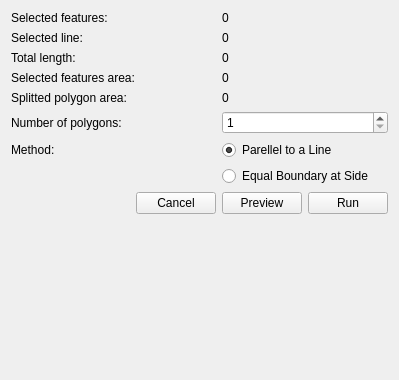
<?xml version="1.0" encoding="UTF-8"?>
<ui version="4.0">
 <class>EqualArea</class>
 <widget class="QWidget" name="EqualArea">
  <property name="geometry">
   <rect>
    <x>0</x>
    <y>0</y>
    <width>399</width>
    <height>380</height>
   </rect>
  </property>
  <property name="windowTitle">
   <string>Form</string>
  </property>
  <layout class="QGridLayout" name="gridLayout">
   <item row="12" column="0" colspan="4">
    <spacer name="verticalSpacer">
     <property name="orientation">
      <enum>Qt::Vertical</enum>
     </property>
     <property name="sizeHint" stdset="0">
      <size>
       <width>20</width>
       <height>40</height>
      </size>
     </property>
    </spacer>
   </item>
   <item row="3" column="0" colspan="2">
    <widget class="QLabel" name="label_4">
     <property name="text">
      <string>Selected features area:</string>
     </property>
    </widget>
   </item>
   <item row="4" column="2" colspan="2">
    <widget class="QLabel" name="splitted_area_lbl">
     <property name="text">
      <string>0</string>
     </property>
    </widget>
   </item>
   <item row="1" column="2" colspan="2">
    <widget class="QLabel" name="selected_line_lbl">
     <property name="text">
      <string>0</string>
     </property>
    </widget>
   </item>
   <item row="11" column="2">
    <widget class="QPushButton" name="preview_btn">
     <property name="text">
      <string>Preview</string>
     </property>
    </widget>
   </item>
   <item row="2" column="2" colspan="2">
    <widget class="QLabel" name="line_length_lbl">
     <property name="text">
      <string>0</string>
     </property>
    </widget>
   </item>
   <item row="11" column="1">
    <widget class="QPushButton" name="cancel_btn">
     <property name="text">
      <string>Cancel</string>
     </property>
    </widget>
   </item>
   <item row="0" column="2" colspan="2">
    <widget class="QLabel" name="sel_features_lbl">
     <property name="text">
      <string>0</string>
     </property>
    </widget>
   </item>
   <item row="0" column="0" colspan="2">
    <widget class="QLabel" name="label_2">
     <property name="text">
      <string>Selected features:</string>
     </property>
    </widget>
   </item>
   <item row="11" column="0">
    <spacer name="horizontalSpacer">
     <property name="orientation">
      <enum>Qt::Horizontal</enum>
     </property>
     <property name="sizeHint" stdset="0">
      <size>
       <width>40</width>
       <height>20</height>
      </size>
     </property>
    </spacer>
   </item>
   <item row="11" column="3">
    <widget class="QPushButton" name="run_btn">
     <property name="text">
      <string>Run</string>
     </property>
    </widget>
   </item>
   <item row="2" column="0" colspan="2">
    <widget class="QLabel" name="label_17">
     <property name="text">
      <string>Total length:</string>
     </property>
    </widget>
   </item>
   <item row="1" column="0" colspan="2">
    <widget class="QLabel" name="label_18">
     <property name="text">
      <string>Selected line:</string>
     </property>
    </widget>
   </item>
   <item row="4" column="0" colspan="2">
    <widget class="QLabel" name="label">
     <property name="text">
      <string>Splitted polygon area:</string>
     </property>
    </widget>
   </item>
   <item row="6" column="0" colspan="2">
    <widget class="QLabel" name="label_21">
     <property name="text">
      <string>Method:</string>
     </property>
    </widget>
   </item>
   <item row="3" column="2" colspan="2">
    <widget class="QLabel" name="features_area_lbl">
     <property name="text">
      <string>0</string>
     </property>
    </widget>
   </item>
   <item row="6" column="2" colspan="2">
    <widget class="QRadioButton" name="parellel_rad">
     <property name="text">
      <string>Parellel to a Line</string>
     </property>
     <property name="checked">
      <bool>true</bool>
     </property>
    </widget>
   </item>
   <item row="7" column="2" colspan="2">
    <widget class="QRadioButton" name="equal_boundary_rad">
     <property name="text">
      <string>Equal Boundary at Side</string>
     </property>
    </widget>
   </item>
   <item row="5" column="0">
    <widget class="QLabel" name="label_16">
     <property name="text">
      <string>Number of polygons:</string>
     </property>
    </widget>
   </item>
   <item row="5" column="2" colspan="2">
    <widget class="QSpinBox" name="number_of_polygons">
     <property name="minimum">
      <number>1</number>
     </property>
    </widget>
   </item>
  </layout>
 </widget>
 <resources/>
 <connections/>
</ui>
